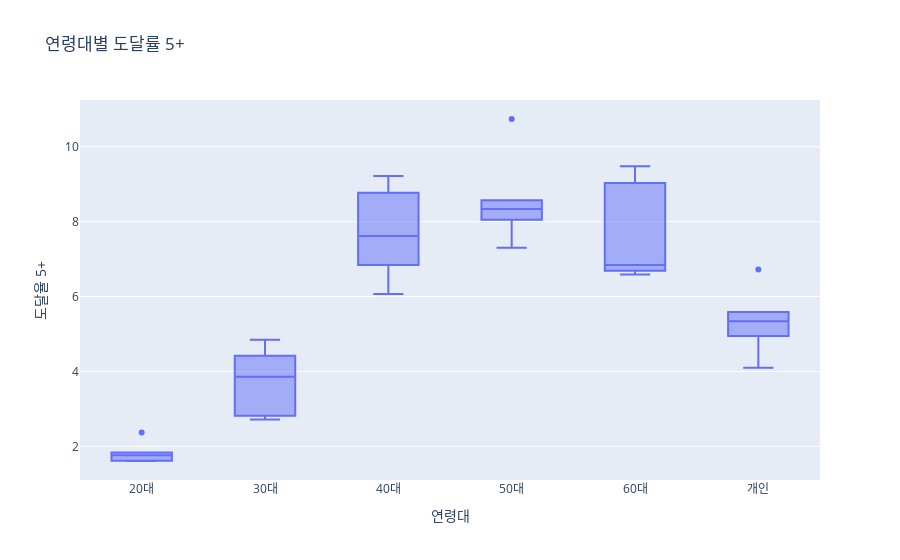

Notebook cell for this chart:
### Code cell
# 연령대별 도달률 5+ 분포
px.box(data_frame=age_df, x='연령대', y='도달율 5+', title="연령대별 도달률 5+")

### Figure 1 — Plotly figure (JSON) as saved in the notebook; plotly's stock layout.template omitted (floating-point values rounded to 4 significant figures)
{"data": [{"alignmentgroup": "True", "hovertemplate": "연령대=%{x}<br>도달율 5+=%{y}<extra></extra>", "legendgroup": "", "marker": {"color": "#636efa"}, "name": "", "notched": false, "offsetgroup": "", "orientation": "v", "showlegend": false, "type": "box", "x": ["20대", "20대", "20대", "20대", "20대", "20대", "30대", "30대", "30대", "30대", "30대", "30대", "40대", "40대", "40대", "40대", "40대", "40대", "50대", "50대", "50대", "50대", "50대", "50대", "60대", "60대", "60대", "60대", "60대", "60대", "개인", "개인", "개인", "개인", "개인", "개인"], "x0": " ", "xaxis": "x", "y": [1.61, 1.8, 1.73, 1.62, 2.37, 1.84, 2.82, 4.42, 4.85, 3.39, 4.33, 2.72, 6.07, 8.08, 8.77, 7.15, 9.22, 6.84, 7.3, 8.28, 8.4, 8.05, 10.74, 8.57, 6.59, 6.69, 6.82, 6.87, 9.48, 9.03, 4.1, 5.27, 5.59, 4.95, 6.72, 5.41], "y0": " ", "yaxis": "y"}], "layout": {"boxmode": "group", "legend": {"tracegroupgap": 0}, "title": {"text": "연령대별 도달률 5+"}, "xaxis": {"anchor": "y", "domain": [0, 1], "title": {"text": "연령대"}}, "yaxis": {"anchor": "x", "domain": [0, 1], "title": {"text": "도달율 5+"}}}}
